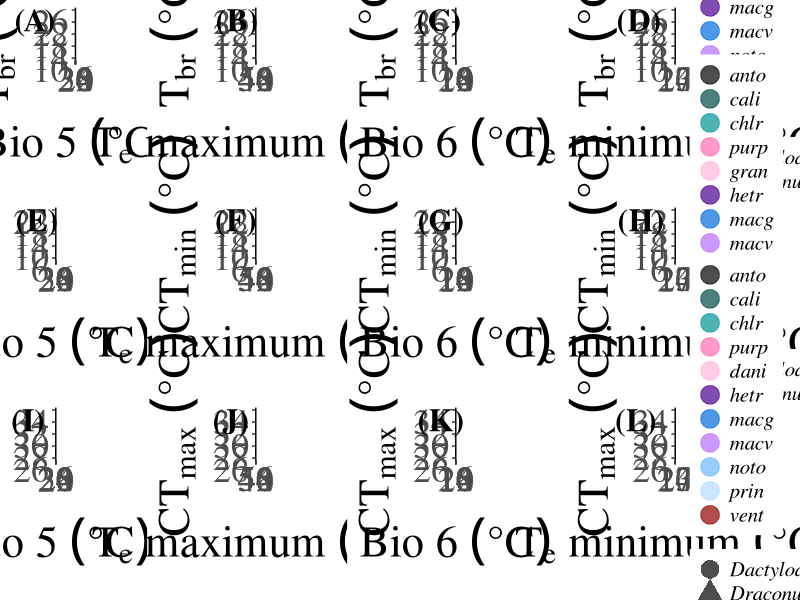

Source code (R):
library(ggplot2)
library(plyr)
library(grid)
library(gridExtra)
library(cowplot)


##########################################################################
######                                                              ######
######         Box plot for CTmax, CTmin and Bio                    ######
######         vs Bio 5, Bio 6 and Te minimum and maximum           ######
######         uses "New_PGLS_CTmax_Sept24.csv"                     ######
######         uses "New_PGLS_CTmin_Sept24.csv"                     ######
######         uses "New_PGLS_Tb_Sept24.csv"                        ######
######                                                              ######
##########################################################################



setwd("")


###############
####       ####
#### CTmax ####
####       ####
###############
data <- read.csv("New_PGLS_CTmax_Sept24.csv", header=1)
attach(data)
head(data)

# CTmax vs Bio 5
bio5_ctmax <- ggplot(data, aes(x = bio5, y = ctmax, shape = clade)) +
  geom_point(aes(color = Sp), size = 6, alpha = 0.7) +
  geom_abline(intercept = 15.9310, slope = 0.5716, linewidth=1.5, linetype="dashed") + #pgls.SEy regression results
  geom_abline(intercept = 11.452779, slope = 0.713292, linewidth=1.5, color = "#d8572a") + #Draconura
  geom_abline(intercept = 18.866082, slope = 0.459749, linewidth=1.5, color = "#004e98") + #Dactyloa
  
  scale_x_continuous(breaks = seq(20, 30, 2), limit = c(20, 30)) +
  scale_y_continuous(breaks = seq(26, 34, 2), limit = c(26, 34)) +
  theme_classic() +
  guides(col = guide_legend(nrow = 4, override.aes = list(size = 5)))+
  
  scale_color_manual(values=c("black", "#004949","#009292", "#ff6db6",
                              "#ffb6db","#490092", "#006ddb","#b66dff", 
                              "#6db6ff","#b6dbff", "#920000", "#924900",
                              "#24ff24","#ffff6d"),
                     breaks = c("antonii", "calimae", "chloris","chocorum", "danieli",
                                "heterodermus", "maculigula", "maculiventris",
                                "notopholis", "princeps", "ventrimaculatus"),
                     labels = c("anto", "cali", "chlr","purp", "dani",
                                "hetr", "macg", "macv",
                                "noto", "prin", "vent")) +
  
  theme(legend.position = "none",
        plot.margin = margin(0, 5, 1, 0.1, "cm"))+
  
  guides(color=guide_legend(ncol =2)) +
  
  xlab(expression(Bio~5~("°"*C))) +
  ylab(expression(CT[max]~("°"*C))) +
  
  theme(axis.text.x = element_text(family="serif", size = 26, lineheight = 0.9, vjust = 1)) +
  theme(axis.text.y = element_text(family="serif",size = 26, lineheight = 0.9, vjust = 1)) +
  theme(axis.title.y = element_text(family="serif",vjust=1.2, size=32)) +
  theme(axis.title.x = element_text(family="serif",vjust=-0.5, size=32))

# CTmax vs Te maximum
temax_ctmax <- ggplot(data, aes(x = Te_max, y = ctmax, shape = clade)) +
  geom_point(aes(color = Sp), size = 6, alpha = 0.7) +
  geom_abline(intercept = -6.844151, slope = 0.760776, linewidth=1.5, linetype="dashed") + #pgls.SEy regression results
  geom_abline(intercept = -29.422281, slope = 1.222725, linewidth=1.5, color = "#d8572a") + #Draconura
  geom_abline(intercept = 18.71631, slope = 0.2559653, linewidth=1.5, color = "#004e98") + #Dactyloa
  
  scale_x_continuous(breaks = seq(46, 54, 2), limit = c(46, 54)) +
  scale_y_continuous(breaks = seq(26, 34, 2), limit = c(26, 34)) +
  theme_classic() +
  guides(col = guide_legend(nrow = 4, override.aes = list(size = 5)))+
  
  scale_color_manual(values=c("black", "#004949","#009292", "#ff6db6",
                              "#ffb6db","#490092", "#006ddb","#b66dff", 
                              "#6db6ff","#b6dbff", "#920000", "#924900",
                              "#24ff24","#ffff6d"),
                     breaks = c("antonii", "calimae", "chloris","chocorum", "danieli",
                                "heterodermus", "maculigula", "maculiventris",
                                "notopholis", "princeps", "ventrimaculatus"),
                     labels = c("anto", "cali", "chlr","purp", "dani",
                                "hetr", "macg", "macv",
                                "noto", "prin", "vent")) +
  
  theme(legend.position = "none",
        plot.margin = margin(0, 5, 1, 0.1, "cm"))+
  
  guides(color=guide_legend(ncol =2)) +
  
  xlab(expression(T[e]~maximum~("°"*C))) +
  ylab(expression(CT[max]~("°"*C))) +
  
  theme(axis.text.x = element_text(family="serif", size = 26, lineheight = 0.9, vjust = 1)) +
  theme(axis.text.y = element_text(family="serif",size = 26, lineheight = 0.9, vjust = 1)) +
  theme(axis.title.y = element_text(family="serif",vjust=1.2, size=32)) +
  theme(axis.title.x = element_text(family="serif",vjust=-0.5, size=32))

# CTmax vs Bio 6
bio6_ctmax <- ggplot(data, aes(x = bio6, y = ctmax, shape = clade)) +
  geom_point(aes(color = Sp), size = 6, alpha = 0.7) +
  geom_abline(intercept = 20.315720, slope = 0.641102, linewidth=1.5, linetype="dashed") + #pgls.SEy regression results
  geom_abline(intercept = 17.242996 , slope = 0.768857, linewidth=1.5, color = "#d8572a") + #Draconura
  geom_abline(intercept = 21.853700, slope = 0.561776, linewidth=1.5, color = "#004e98") + #Dactyloa
  
  scale_x_continuous(breaks = seq(10, 20, 2), limit = c(10, 20)) +
  scale_y_continuous(breaks = seq(26, 34, 2), limit = c(26, 34)) +
  theme_classic() +
  guides(col = guide_legend(nrow = 4, override.aes = list(size = 5)))+
  
  scale_color_manual(values=c("black", "#004949","#009292", "#ff6db6",
                              "#ffb6db","#490092", "#006ddb","#b66dff", 
                              "#6db6ff","#b6dbff", "#920000", "#924900",
                              "#24ff24","#ffff6d"),
                     breaks = c("antonii", "calimae", "chloris","chocorum", "danieli",
                                "heterodermus", "maculigula", "maculiventris",
                                "notopholis", "princeps", "ventrimaculatus"),
                     labels = c("anto", "cali", "chlr","purp", "dani",
                                "hetr", "macg", "macv",
                                "noto", "prin", "vent")) +
  
  theme(legend.position = "none",
        plot.margin = margin(0, 5, 1, 0.1, "cm"))+
  
  guides(color=guide_legend(ncol =1)) +
  
  xlab(expression(Bio~6~("°"*C))) +
  ylab(expression(CT[max]~("°"*C))) +
  
  theme(axis.text.x = element_text(family="serif", size = 26, lineheight = 0.9, vjust = 1)) +
  theme(axis.text.y = element_text(family="serif",size = 26, lineheight = 0.9, vjust = 1)) +
  theme(axis.title.y = element_text(family="serif",vjust=1.2, size=32)) +
  theme(axis.title.x = element_text(family="serif",vjust=-0.5, size=32))

# CTmax vs Te minimum
temin_ctmax <- ggplot(data, aes(x = Te_min, y = ctmax, shape = clade)) +
  geom_point(aes(color = Sp), size = 6, alpha = 0.7) +
  geom_abline(intercept = 19.753145, slope = 0.539588, linewidth=1.5, linetype="dashed") + #pgls.SEy regression results
  geom_abline(intercept = 18.200217 , slope = 0.574302, linewidth=1.5, color = "#d8572a") + #Draconura
  geom_abline(intercept = 20.348435, slope = 0.534191, linewidth=1.5, color = "#004e98") + #Dactyloa
  
  scale_x_continuous(breaks = seq(14, 25, 3), limit = c(14, 25)) +
  scale_y_continuous(breaks = seq(26, 34, 2), limit = c(26, 34)) +
  theme_classic() +
  guides(col = guide_legend(nrow = 4, override.aes = list(size = 5)))+
  
  scale_color_manual(values=c("black", "#004949","#009292", "#ff6db6",
                              "#ffb6db","#490092", "#006ddb","#b66dff", 
                              "#6db6ff","#b6dbff", "#920000", "#924900",
                              "#24ff24","#ffff6d"),
                     breaks = c("antonii", "calimae", "chloris","chocorum", "danieli",
                                "heterodermus", "maculigula", "maculiventris",
                                "notopholis", "princeps", "ventrimaculatus"),
                     labels = c("anto", "cali", "chlr","purp", "dani",
                                "hetr", "macg", "macv",
                                "noto", "prin", "vent")) +
  
  theme(legend.key = element_rect(colour = "white"), 
        legend.background = element_rect(colour = "white"),
        legend.text=element_text(family="serif", size=15, face="italic"),
        legend.title=element_blank()) +
  
  guides(color=guide_legend(ncol =1)) +
  
  xlab(expression(T[e]~minimum~("°"*C))) +
  ylab(expression(CT[max]~("°"*C))) +
  
  theme(axis.text.x = element_text(family="serif", size = 26, lineheight = 0.9, vjust = 1)) +
  theme(axis.text.y = element_text(family="serif",size = 26, lineheight = 0.9, vjust = 1)) +
  theme(axis.title.y = element_text(family="serif",vjust=1.2, size=32)) +
  theme(axis.title.x = element_text(family="serif",vjust=-0.5, size=32))




###############
####       ####
#### CTmin ####
####       ####
###############
data2 = read.csv(file="New_PGLS_CTmin_Sept24.csv", header=TRUE)
attach(data2)
head(data2)

# CTmin vs Bio 5
bio5_ctmin <- ggplot(data2, aes(x = bio5, y = ctmin, shape = clade)) +
  geom_point(aes(color = Sp),  size = 6, alpha = 0.7) +
  geom_abline(intercept = 0.5804877, slope = 0.5354485, linewidth=1.5, linetype="dashed") + #pgls.SEy regression results
  geom_abline(intercept = 4.440307 , slope = 0.392901, linewidth=1.5, color = "#d8572a") + #Draconura
  geom_abline(intercept = -5.215360, slope = 0.773273, linewidth=1.5, color = "#004e98") + #Dactyloa
  
  scale_x_continuous(breaks = seq(20, 30, 2), limit = c(20, 30)) +
  scale_y_continuous(breaks = seq(6, 22, 4), limit = c(6, 22)) +
  theme_classic() +
  
  guides(col = guide_legend(nrow = 4, override.aes = list(size = 5)))+
  
  scale_color_manual(values=c("black", "#004949","#009292", "#ff6db6",
                              "#ffb6db","#490092", "#006ddb","#b66dff", 
                              "#6db6ff","#b6dbff", "#920000", "#924900",
                              "#24ff24","#ffff6d"),
                     breaks = c("antonii", "calimae", "chloris","chocorum", "granuliceps",
                                "heterodermus", "maculigula", "maculiventris",
                                "notopholis", "princeps", "ventrimaculatus"),
                     labels = c("anto", "cali", "chlr","purp", "gran",
                                "hetr", "macg", "macv",
                                "noto", "prin", "vent")) +
  
  theme(legend.position = "none",
        plot.margin = margin(0, 5, 1, 0.1, "cm"))+
  
  guides(color=guide_legend(ncol =2)) +
  
  xlab(expression(Bio~5~("°"*C))) +
  ylab(expression(CT[min]~("°"*C))) +
  
  theme(axis.text.x = element_text(family="serif", size = 26, lineheight = 0.9, vjust = 1)) +
  theme(axis.text.y = element_text(family="serif",size = 26, lineheight = 0.9, vjust = 1)) +
  theme(axis.title.y = element_text(family="serif",vjust=1.2, size=32)) +
  theme(axis.title.x = element_text(family="serif",vjust=-0.5, size=32))

# CTmin vs Te maximum
temax_ctmin <- ggplot(data2, aes(x = Te_max, y = ctmin, shape = clade)) +
  geom_point(aes(color = Sp),  size = 6, alpha = 0.7) +
  geom_abline(intercept = -25.762206, slope = 0.820738, linewidth=1.5, linetype="dashed") + #pgls.SEy regression results
  geom_abline(intercept = -18.120911, slope = 0.674655, linewidth=1.5, color = "#d8572a") + #Draconura
  geom_abline(intercept = -45.67668, slope = 1.21404, linewidth=1.5, color = "#004e98") + #Dactyloa
  
  scale_x_continuous(breaks = seq(46, 54, 2), limit = c(46, 54)) +
  scale_y_continuous(breaks = seq(6, 22, 4), limit = c(6, 22)) +
  theme_classic() +
  
  guides(col = guide_legend(nrow = 4, override.aes = list(size = 5)))+
  
  scale_color_manual(values=c("black", "#004949","#009292", "#ff6db6",
                              "#ffb6db","#490092", "#006ddb","#b66dff", 
                              "#6db6ff","#b6dbff", "#920000", "#924900",
                              "#24ff24","#ffff6d"),
                     breaks = c("antonii", "calimae", "chloris","chocorum", "granuliceps",
                                "heterodermus", "maculigula", "maculiventris",
                                "notopholis", "princeps", "ventrimaculatus"),
                     labels = c("anto", "cali", "chlr","purp", "gran",
                                "hetr", "macg", "macv",
                                "noto", "prin", "vent")) +
  
  theme(legend.position = "none",
        plot.margin = margin(0, 5, 1, 0.1, "cm"))+
  
  guides(color=guide_legend(ncol =2)) +
  
  xlab(expression(T[e]~maximum~("°"*C))) +
  ylab(expression(CT[min]~("°"*C))) +
  
  theme(axis.text.x = element_text(family="serif", size = 26, lineheight = 0.9, vjust = 1)) +
  theme(axis.text.y = element_text(family="serif",size = 26, lineheight = 0.9, vjust = 1)) +
  theme(axis.title.y = element_text(family="serif",vjust=1.2, size=32)) +
  theme(axis.title.x = element_text(family="serif",vjust=-0.5, size=32))


# CTmin vs Bio 6
bio6_ctmin <- ggplot(data2, aes(x = bio6, y = ctmin, shape = clade)) +
  geom_point(aes(color = Sp),  size = 6, alpha = 0.7) +
  geom_abline(intercept = 4.908335, slope = 0.585877, linewidth=1.5, linetype="dashed") + #pgls.SEy regression results
  geom_abline(intercept = 7.629717 , slope = 0.423507, linewidth=1.5, color = "#d8572a") + #Draconura
  geom_abline(intercept = 0.8420650, slope = 0.8721925, linewidth=1.5, color = "#004e98") + #Dactyloa
  
  scale_x_continuous(breaks = seq(10, 20, 2), limit = c(10, 20)) +
  scale_y_continuous(breaks = seq(6, 22, 4), limit = c(6, 22)) +
  theme_classic() +
  
  guides(col = guide_legend(nrow = 4, override.aes = list(size = 5)))+
  
  scale_color_manual(values=c("black", "#004949","#009292", "#ff6db6",
                              "#ffb6db","#490092", "#006ddb","#b66dff", 
                              "#6db6ff","#b6dbff", "#920000", "#924900",
                              "#24ff24","#ffff6d"),
                     breaks = c("antonii", "calimae", "chloris","chocorum", "granuliceps",
                                "heterodermus", "maculigula", "maculiventris",
                                "notopholis", "princeps", "ventrimaculatus"),
                     labels = c("anto", "cali", "chlr","purp", "gran",
                                "hetr", "macg", "macv",
                                "noto", "prin", "vent")) +
  
  theme(legend.position = "none",
        plot.margin = margin(0, 5, 1, 0.1, "cm"))+
  
  guides(color=guide_legend(ncol =1)) +
  
  xlab(expression(Bio~6~("°"*C))) +
  ylab(expression(CT[min]~("°"*C))) +
  
  theme(axis.text.x = element_text(family="serif", size = 26, lineheight = 0.9, vjust = 1)) +
  theme(axis.text.y = element_text(family="serif",size = 26, lineheight = 0.9, vjust = 1)) +
  theme(axis.title.y = element_text(family="serif",vjust=1.2, size=32)) +
  theme(axis.title.x = element_text(family="serif",vjust=-0.5, size=32))


# CTmin vs Te minimum
temin_ctmin <- ggplot(data2, aes(x = Te_min, y = ctmin, shape = clade)) +
  geom_point(aes(color = Sp),  size = 6, alpha = 0.7) +
  geom_abline(intercept = 5.529719, slope = 0.440040, linewidth=1.5, linetype="dashed") + #pgls.SEy regression results
  geom_abline(intercept = 8.156981 , slope = 0.316341, linewidth=1.5, color = "#d8572a") + #Draconura
  geom_abline(intercept = 2.4650459, slope = 0.6094424, linewidth=1.5, color = "#004e98") + #Dactyloa
 
  scale_x_continuous(breaks = seq(14, 25, 3), limit = c(14, 25)) +
  scale_y_continuous(breaks = seq(6, 22, 4), limit = c(6, 22)) +
  theme_classic() +
  
  guides(col = guide_legend(nrow = 4, override.aes = list(size = 5)))+
  
  scale_color_manual(values=c("black", "#004949","#009292", "#ff6db6",
                              "#ffb6db","#490092", "#006ddb","#b66dff", 
                              "#6db6ff","#b6dbff", "#920000", "#924900",
                              "#24ff24","#ffff6d"),
                     breaks = c("antonii", "calimae", "chloris","chocorum", "granuliceps",
                                "heterodermus", "maculigula", "maculiventris",
                                "notopholis", "princeps", "ventrimaculatus"),
                     labels = c("anto", "cali", "chlr","purp", "gran",
                                "hetr", "macg", "macv",
                                "noto", "prin", "vent")) +
  
  theme(legend.key = element_rect(colour = "white"), 
        legend.background = element_rect(colour = "white"),
        legend.text=element_text(family="serif", size=15, face="italic"),
        legend.title=element_blank()) +
  
  guides(color=guide_legend(ncol =1)) +
  
  xlab(expression(T[e]~minimum~("°"*C))) +
  ylab(expression(CT[min]~("°"*C))) +
  
  theme(axis.text.x = element_text(family="serif", size = 26, lineheight = 0.9, vjust = 1)) +
  theme(axis.text.y = element_text(family="serif",size = 26, lineheight = 0.9, vjust = 1)) +
  theme(axis.title.y = element_text(family="serif",vjust=1.2, size=32)) +
  theme(axis.title.x = element_text(family="serif",vjust=-0.5, size=32))




###############
####       ####
#### CTmin ####
####       ####
###############
data3 = read.csv(file="New_PGLS_Tb_Sept24.csv", header=TRUE)
attach(data3)
head(data3)

# Tb vs Bio 5
bio5_breadth <- ggplot(data3, aes(x = bio5, y = breadth, shape = clade)) +
  geom_point(aes(color = species),  size = 6, alpha = 0.7) +
  geom_abline(intercept = 20.69766, slope = -0.16847, linewidth=1.5, linetype="dashed") + #pgls regression results
  geom_abline(intercept = 13.087843 , slope = 0.099272, linewidth=1.5, color = "#d8572a") + #Draconura
  geom_abline(intercept = 23.42790, slope = -0.26674, linewidth=1.5, color = "#004e98") + #Dactyloa
  
  scale_x_continuous(breaks = seq(20, 30, 2), limit = c(20, 30)) +
  scale_y_continuous(breaks = seq(10, 26, 4), limit = c(10, 26)) +
  theme_classic() +
  
  guides(col = guide_legend(nrow = 4, override.aes = list(size = 5)))+
  
  scale_color_manual(values=c("black", "#004949","#009292", "#ff6db6",
                              "#ffb6db","#490092", "#006ddb","#b66dff", 
                              "#6db6ff","#b6dbff", "#920000", "#924900",
                              "#24ff24","#ffff6d"),
                     breaks = c("antonii", "calimae", "chloris","chocorum",
                                "heterodermus", "maculigula", "maculiventris",
                                "notopholis", "princeps", "ventrimaculatus"),
                     labels = c("anto", "cali", "chlr","purp",
                                "hetr", "macg", "macv",
                                "noto", "prin", "vent")) +
  
  theme(legend.position = "none",
        plot.margin = margin(0, 4, 1, 0.1, "cm"))+
  
  guides(color=guide_legend(ncol =2)) +
  
  xlab(expression(Bio~5~("°"*C))) +
  ylab(expression(T[br]~("°"*C))) +
  
  theme(axis.text.x = element_text(family="serif", size = 26, lineheight = 0.9, vjust = 1)) +
  theme(axis.text.y = element_text(family="serif",size = 26, lineheight = 0.9, vjust = 1)) +
  theme(axis.title.y = element_text(family="serif",vjust=1.2, size=32)) +
  theme(axis.title.x = element_text(family="serif",vjust=-0.5, size=32))


# Tb vs Te maximum
temax_breadth <- ggplot(data3, aes(x = te_max, y = breadth, shape = clade)) +
  geom_point(aes(color = species),  size = 6, alpha = 0.7) +
  geom_abline(intercept = 32.17876, slope = -0.32228, linewidth=1.5, linetype="dashed") + #pgls regression results
  geom_abline(intercept = 7.07250 , slope = 0.17674, linewidth=1.5, color = "#d8572a") + #Draconura
  geom_abline(intercept = 39.21984, slope = -0.45852, linewidth=1.5, color = "#004e98") + #Dactyloa
   
  scale_x_continuous(breaks = seq(46, 54, 2), limit = c(46, 54)) +
  scale_y_continuous(breaks = seq(10, 26, 4), limit = c(10, 26)) +
  theme_classic() +
  
  guides(col = guide_legend(nrow = 4, override.aes = list(size = 5)))+
  
  scale_color_manual(values=c("black", "#004949","#009292", "#ff6db6",
                              "#ffb6db","#490092", "#006ddb","#b66dff", 
                              "#6db6ff","#b6dbff", "#920000", "#924900",
                              "#24ff24","#ffff6d"),
                     breaks = c("antonii", "calimae", "chloris","chocorum",
                                "heterodermus", "maculigula", "maculiventris",
                                "notopholis", "princeps", "ventrimaculatus"),
                     labels = c("anto", "cali", "chlr","purp",
                                "hetr", "macg", "macv",
                                "noto", "prin", "vent")) +
  
  theme(legend.position = "none",
        plot.margin = margin(0, 5, 1, 0.1, "cm"))+
  
  guides(color=guide_legend(ncol =2)) +
  
  xlab(expression(T[e]~maximum~("°"*C))) +
  ylab(expression(T[br]~("°"*C))) +
  
  theme(axis.text.x = element_text(family="serif", size = 26, lineheight = 0.9, vjust = 1)) +
  theme(axis.text.y = element_text(family="serif",size = 26, lineheight = 0.9, vjust = 1)) +
  theme(axis.title.y = element_text(family="serif",vjust=1.2, size=32)) +
  theme(axis.title.x = element_text(family="serif",vjust=-0.5, size=32))


# Tb vs Bio 6
bio6_breadth <- ggplot(data3, aes(x = bio6, y = breadth, shape = clade)) +
  geom_point(aes(color = species),  size = 6, alpha = 0.7) +
  geom_abline(intercept = 19.29288, slope = -0.18169, linewidth=1.5, linetype="dashed") + #pgls regression results
  geom_abline(intercept = 13.89369 , slope =  0.10701, linewidth=1.5, color = "#d8572a") + #Draconura
  geom_abline(intercept = 20.73941 , slope = -0.25760, linewidth=1.5, color = "#004e98") + #Dactyloa
  
  scale_x_continuous(breaks = seq(10, 20, 2), limit = c(10, 20)) +
  scale_y_continuous(breaks = seq(10, 26, 4), limit = c(10, 26)) +
  theme_classic() +
  
  guides(col = guide_legend(nrow = 4, override.aes = list(size = 5)))+
  
  scale_color_manual(values=c("black", "#004949","#009292", "#ff6db6",
                              "#ffb6db","#490092", "#006ddb","#b66dff", 
                              "#6db6ff","#b6dbff", "#920000", "#924900",
                              "#24ff24","#ffff6d"),
                     breaks = c("antonii", "calimae", "chloris","chocorum",
                                "heterodermus", "maculigula", "maculiventris",
                                "notopholis", "princeps", "ventrimaculatus"),
                     labels = c("anto", "cali", "chlr","purp",
                                "hetr", "macg", "macv",
                                "noto", "prin", "vent")) +
  
  theme(legend.position = "none",
        plot.margin = margin(0, 5, 1, 0.1, "cm"))+
  
  guides(color=guide_legend(ncol =1)) +
  
  xlab(expression(Bio~6~("°"*C))) +
  ylab(expression(T[br]~("°"*C))) +
  
  theme(axis.text.x = element_text(family="serif", size = 26, lineheight = 0.9, vjust = 1)) +
  theme(axis.text.y = element_text(family="serif",size = 26, lineheight = 0.9, vjust = 1)) +
  theme(axis.title.y = element_text(family="serif",vjust=1.2, size=32)) +
  theme(axis.title.x = element_text(family="serif",vjust=-0.5, size=32))


# Tb vs Te minimum
temin_breadth <- ggplot(data3, aes(x = te_min, y = breadth, shape = clade)) +
  geom_point(aes(color = species),  size = 6, alpha = 0.7) +
  geom_abline(intercept = 18.92102, slope = -0.12676, linewidth=1.5, linetype="dashed") + #pgls regression results
  geom_abline(intercept = 14.026913 , slope =  0.079928, linewidth=1.5, color = "#d8572a") + #Draconura
  geom_abline(intercept = 20.39978 , slope = -0.18857, linewidth=1.5, color = "#004e98") + #Dactyloa
  
  scale_x_continuous(breaks = seq(14, 25, 3), limit = c(14, 25)) +
  scale_y_continuous(breaks = seq(10, 26, 4), limit = c(10, 26)) +
  theme_classic() +
  
  guides(col = guide_legend(nrow = 4, override.aes = list(size = 5)))+
  
  scale_color_manual(values=c("black", "#004949","#009292", "#ff6db6",
                              "#ffb6db","#490092", "#006ddb","#b66dff", 
                              "#6db6ff","#b6dbff", "#920000", "#924900",
                              "#24ff24","#ffff6d"),
                     breaks = c("antonii", "calimae", "chloris","chocorum",
                                "heterodermus", "maculigula", "maculiventris",
                                "notopholis", "princeps", "ventrimaculatus"),
                     labels = c("anto", "cali", "chlr","purp",
                                "hetr", "macg", "macv",
                                "noto", "prin", "vent")) +
  
  theme(legend.key = element_rect(colour = "white"), 
        legend.background = element_rect(colour = "white"),
        legend.text=element_text(family="serif", size=15, face="italic"),
        legend.title=element_blank()) +
  
  guides(color=guide_legend(ncol =1)) +
  
  xlab(expression(T[e]~minimum~("°"*C))) +
  ylab(expression(T[br]~("°"*C))) +
  
  theme(axis.text.x = element_text(family="serif", size = 26, lineheight = 0.9, vjust = 1)) +
  theme(axis.text.y = element_text(family="serif",size = 26, lineheight = 0.9, vjust = 1)) +
  theme(axis.title.y = element_text(family="serif",vjust=1.2, size=32)) +
  theme(axis.title.x = element_text(family="serif",vjust=-0.5, size=32))






################################
####                        ####
####  Let's save our plot   ####
####                        ####
################################

##############
## Let's save our plot
png("BoxPlot_Sept25_Supp.png", height = 16, width = 24, units = "in", res = 300)


plot_grid(bio5_breadth, temax_breadth, bio6_breadth,  temin_breadth, 
          bio5_ctmin, temax_ctmin, bio6_ctmin, temin_ctmin,
          bio5_ctmax, temax_ctmax, bio6_ctmax, temin_ctmax,
          labels = c("(A)", "(B)", "(C)","(D)", "(E)", "(F)", 
                     "(G)", "(H)", "(I)","(J)", "(K)", "(L)"), 
          ncol = 4, nrow = 3, label_fontfamily = "serif", label_size = 23, 
          align = "h", label_x = -0.03, label_y = 1.009, label_fontface = "bold")

dev.off()
